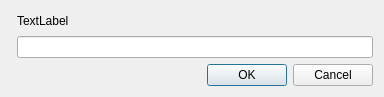
<?xml version="1.0" encoding="UTF-8"?>
<ui version="4.0">
 <class>Dialog</class>
 <widget class="QDialog" name="Dialog">
  <property name="geometry">
   <rect>
    <x>0</x>
    <y>0</y>
    <width>384</width>
    <height>97</height>
   </rect>
  </property>
  <property name="windowTitle">
   <string>Dialog</string>
  </property>
  <layout class="QGridLayout" name="gridLayout">
   <item row="1" column="1">
    <widget class="KLineEdit" name="name_line_edit"/>
   </item>
   <item row="2" column="0" colspan="2">
    <widget class="QDialogButtonBox" name="button_box">
     <property name="orientation">
      <enum>Qt::Horizontal</enum>
     </property>
     <property name="standardButtons">
      <set>QDialogButtonBox::Cancel|QDialogButtonBox::Ok</set>
     </property>
    </widget>
   </item>
   <item row="0" column="1">
    <widget class="QLabel" name="instructions_label">
     <property name="text">
      <string>TextLabel</string>
     </property>
    </widget>
   </item>
  </layout>
 </widget>
 <customwidgets>
  <customwidget>
   <class>KLineEdit</class>
   <extends>QLineEdit</extends>
   <header>klineedit.h</header>
  </customwidget>
 </customwidgets>
 <resources/>
 <connections>
  <connection>
   <sender>button_box</sender>
   <signal>accepted()</signal>
   <receiver>Dialog</receiver>
   <slot>accept()</slot>
   <hints>
    <hint type="sourcelabel">
     <x>248</x>
     <y>254</y>
    </hint>
    <hint type="destinationlabel">
     <x>157</x>
     <y>274</y>
    </hint>
   </hints>
  </connection>
  <connection>
   <sender>button_box</sender>
   <signal>rejected()</signal>
   <receiver>Dialog</receiver>
   <slot>reject()</slot>
   <hints>
    <hint type="sourcelabel">
     <x>316</x>
     <y>260</y>
    </hint>
    <hint type="destinationlabel">
     <x>286</x>
     <y>274</y>
    </hint>
   </hints>
  </connection>
 </connections>
</ui>
